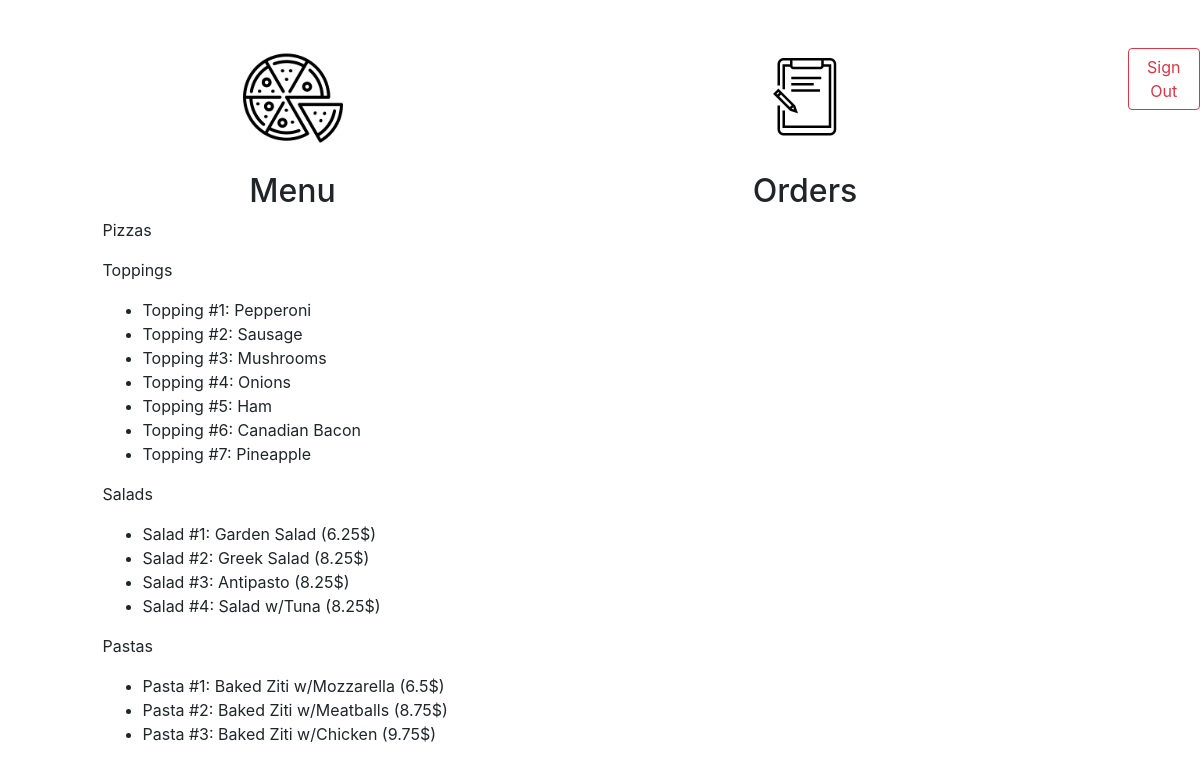
The app's page / (signed in), older data.
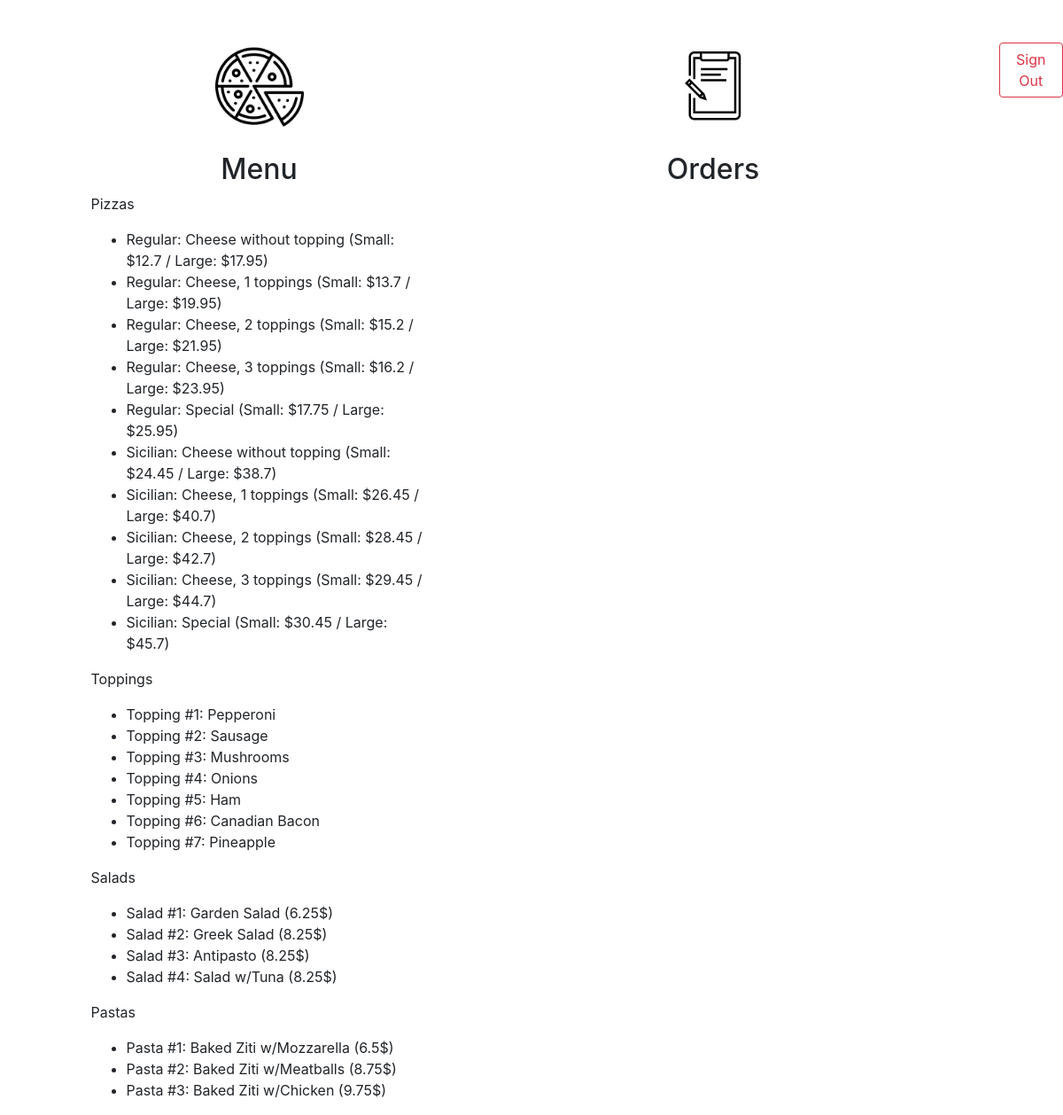
The same page, newer data.
### orders/models.py (models this page shows)
class Topping(models.Model):
    name = models.CharField(max_length=64)
    def __str__(self):
        return "Topping #{}: {}".format(self.id, self.name)

class Salad(models.Model):
    name = models.CharField(max_length=64)
    price = models.FloatField()
    def __str__(self):
        return "Salad #{}: {} ({}$)".format(self.id, self.name, self.price)

class Pasta(models.Model):
    name = models.CharField(max_length=64)
    price = models.FloatField()
    def __str__(self):
        return "Pasta #{}: {} ({}$)".format(self.id, self.name, self.price)

class Pizza(models.Model):
    type = models.CharField(max_length=8, choices=[('regular', 'Regular'), ('sicilian', 'Sicilian')], default='regular')
    name = models.CharField(max_length=7, choices=[('cheese', 'Cheese'), ('special', 'Special')], default='cheese')
    toppings_nb = models.IntegerField(default=0, choices=[(0,'No Topping'), (1,'1 Topping'), (2, '2 Topping'), (3,'3 Topping')])
    toppings = models.ManyToManyField(Topping, blank=True, related_name="pizzas")
    size = models.CharField(max_length=1,choices=[('S', 'Small'), ('L', 'Large')], default='S')
    price_small = models.FloatField(default=0)
    price_large = models.FloatField(default=0)
    def __str__(self):
        if self.name=='cheese':
            if self.toppings_nb==0:
                return f"{self.type.capitalize()}: {self.name.capitalize()} without topping (Small: ${self.price_small} / Large: ${self.price_large})"
            else:
                return f"{self.type.capitalize()}: {self.name.capitalize()}, {self.toppings_nb} toppings (Small: ${self.price_small} / Large: ${self.price_large})"
        else:
            return f"{self.type.capitalize()}: {self.name.capitalize()} (Small: ${self.price_small} / Large: ${self.price_large})"

### orders/views.py (the view)
# urls.py: path("", views.index, name="index"),
def index(request):
    if not request.user.is_authenticated:
        return render(request, "orders/login.html", {"message": None})
    context = {
        "user": request.user,
        "Pizzas": Pizza.objects.all(),
        "Toppings": Topping.objects.all(),
        "Salads": Salad.objects.all(),
        "Pastas": Pasta.objects.all()
    }
    return render(request, "orders/index.html", context)

### orders/templates/orders/index.html
{% extends "orders/base.html" %}
{% block  menu %}
<br>
<h2 class="text-center"> Menu </h2>
<p> Pizzas </p>
<ul>
  {% for pizza in Pizzas %}
  <li> {{pizza}} </li>
  {% endfor %}
</ul>
<p> Toppings </p>
<ul>
  {% for topping in Toppings %}
  <li> {{topping}} </li>
  {% endfor %}
</ul>
<p> Salads </p>
<ul>
  {% for salad in Salads %}
  <li> {{salad}} </li>
  {% endfor %}
</ul>
<p> Pastas </p>
<ul>
  {% for pasta in Pastas %}
  <li> {{pasta}} </li>
  {% endfor %}
</ul>
{% endblock %}
{% block choice %}
<br>
<h2 class="text-center">Orders</h2>
{% endblock %}
{% block exit %}
<a href="{% url 'logout' %}" class="btn btn-outline-danger" role="button" aria-pressed="true"> Sign Out </a>
{% endblock %}

### orders/templates/orders/base.html (shortened to what this page needs)
{% load static %}
<!DOCTYPE html>
<html>
    <head>
        <link rel="stylesheet" href="https://stackpath.bootstrapcdn.com/bootstrap/4.4.1/css/bootstrap.min.css">
        <link rel="stylesheet" href="{% static 'orders/styles.css' %}">
    </head>
    <body>
      <br>
      <br>
      <div class="row">
        <div class="col-1"></div>
        <div class="col-4">
          <img class="image_menu" src ="{% static "orders/pizzaicon.jpg" %}">
          {% block menu %} {% endblock %}
        </div>
        <div class="col-1"></div>
        <div class="col-4">
          <img class="image_menu" src ="{% static "orders/ordericon.jpg" %}">
          {% block choice %} {% endblock %}
        </div>
        <div class="col-1"></div>
        <div class="col-1">{% block exit %} {% endblock %}</div>
      </div>
    </body>
</html>

### orders/static/orders/styles.css (style rules this page uses)
.text-center { text-align: center; }
.image_menu { width:100px; -ms-interpolation-mode:bicubic; display: block; margin-left: auto; margin-right: auto; }

Row changes from the older to the newer data that the page shows:
added Pizza: name+toppings_nb+type "Regular: Cheese without topping (Small: $12.7 / Large: $17.95)"
added Pizza: name+toppings_nb+type "Regular: Cheese, 1 toppings (Small: $13.7 / Large: $19.95)"
added Pizza: name+toppings_nb+type "Regular: Cheese, 2 toppings (Small: $15.2 / Large: $21.95)"
added Pizza: name+toppings_nb+type "Regular: Cheese, 3 toppings (Small: $16.2 / Large: $23.95)"
added Pizza: name+type+price_small "Regular: Special (Small: $17.75 / Large: $25.95)"
added Pizza: name+toppings_nb+type "Sicilian: Cheese without topping (Small: $24.45 / Large: $38.7)"
added Pizza: name+toppings_nb+type "Sicilian: Cheese, 1 toppings (Small: $26.45 / Large: $40.7)"
added Pizza: name+toppings_nb+type "Sicilian: Cheese, 2 toppings (Small: $28.45 / Large: $42.7)"
added Pizza: name+toppings_nb+type "Sicilian: Cheese, 3 toppings (Small: $29.45 / Large: $44.7)"
added Pizza: name+type+price_small "Sicilian: Special (Small: $30.45 / Large: $45.7)"
